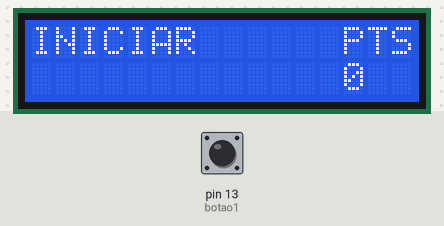
This sketch was run on a simulated Arduino Uno, built with avr-gcc and run on an emulated ATmega328P. On the bench: 16×2 character LCD. The inputs (shaded band) are chosen by the test bench; at power-on: pin 13 (botao1) HIGH. Random numbers use the default seed unless the sketch sets one.

Above: at 1.2 s.
1.3 s: pin 13 (botao1) pulled LOW for 3.2 s
At 3.4 s:
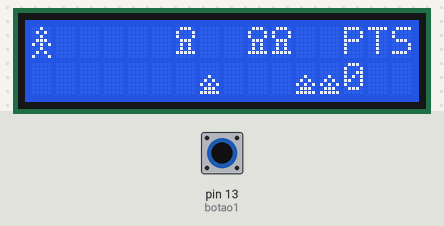
6.0 s: pin 13 (botao1) pulled LOW for 0.15 s
At 7.8 s:
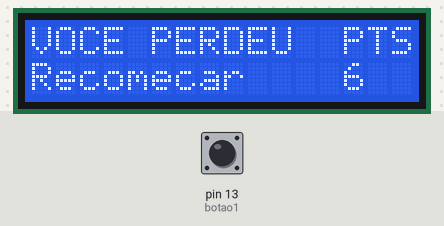
8.1 s: pin 13 (botao1) pulled LOW for 3.2 s
At 10.3 s:
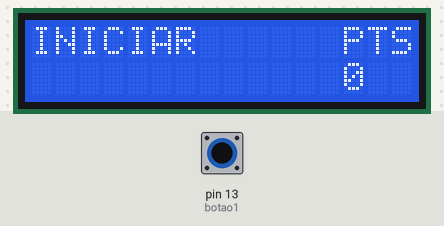
12.8 s: pin 13 (botao1) pulled LOW for 1 s
At 13.2 s:
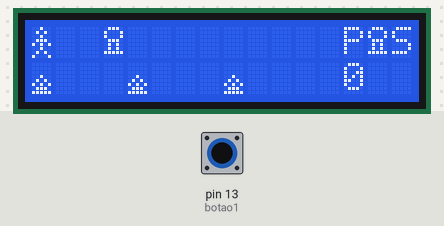
Timing chart, 0 to 15.8 s (numbered marks = the images above; inputs shaded):
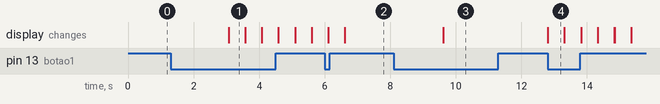

The sketch:

Display_Game.ino
```cpp
/*
LENGUAGES: PT-BR

OBJETIVO
  Fazer um jogo semelhante aos jogos de plataforma, onde o jogador irá controlar um personagem
  e deverá desviar dos obstáculos do cenário


PASSO A PASSO
  - Design dos objetos do cenário (criar a imagem do boneco, do balão e do fogo)
  - Gerar o cenário
  - Movimentação do cenário
  - Movimentação do personagem
  - Sistema de pontuação
  - Sistema de colisão
  - Sistema de reinício do jogo

  */

// Biblioteca do LCD 16x2
#include <LiquidCrystal.h>

// pinos do LCD 16x2
LiquidCrystal lcd(12, 11, 7, 6, 5, 4);

//Funções
void pontuacao(void);
void colisao(void);
void iniciar(void);


// Oo 8 arrays que irão formar o design do cenário
byte boneco_def[8] =
{
  B00100,
  B01010,
  B00100,
  B01110,
  B10101,
  B00100,
  B01010,
  B10001
};

byte fogo_def[8] =
{
  B00000,
  B00000,
  B00000,
  B00100,
  B01010,
  B10101,
  B01110,
  B11111
};

byte balao_def[8] =
{
  B01110,
  B10001,
  B10001,
  B01110,
  B01010,
  B01010,
  B11111,
  B00000
};

//Variáveis

int botao1 = 13;
int posicao_balao = 9;
int posicao_balao2 = 10;
int posicao_balao3 = 6;
int posicao_fogo = 12;
int posicao_fogo2 = 11;
int posicao_fogo3 = 7;
int posicao_boneco = 1;
int contador = 0;
int pontos = 0;
int random1;
int flag1 = 0;
int flag2 = 0;
int flag3 = 0;


void setup()
{
  // associando os objetos crriados à numeros
  lcd.createChar(1,boneco_def);
  lcd.createChar(2,fogo_def);
  lcd.createChar(3, balao_def);

  //botao
  pinMode(botao1, INPUT_PULLUP);

  // inicialização do LCD
  lcd.begin(0, 2);

  //preparação da função random
  randomSeed(analogRead(0));
}
void loop(){


  //LÓGICA DA MOVIMENTAÇÃO DO CENÁRIO E DO PERSONAGEM
  iniciar();

  //Movimentação do boneco
  if(digitalRead(botao1) == LOW) posicao_boneco = 0;
  else{posicao_boneco = 1;}

  //Movimentação do cenário
  lcd.clear();
  pontuacao();
  lcd.setCursor(0,posicao_boneco);
  lcd.write(1);
  if(posicao_fogo >= 0){
  lcd.setCursor(posicao_fogo,1);
  lcd.write(2);
  }
  if(posicao_fogo2 >= 0){
  lcd.setCursor(posicao_fogo2,1);
  lcd.write(2);
  }
  if(posicao_fogo3 >= 0){
  lcd.setCursor(posicao_fogo3,1);
  lcd.write(2);
  }
  if(posicao_balao >= 0){
  lcd.setCursor(posicao_balao,0);
  lcd.write(3);
  }
  if(posicao_balao2 >= 0){
  lcd.setCursor(posicao_balao2,0);
  lcd.write(3);
  }
  if(posicao_balao3 >= 0){
  lcd.setCursor(posicao_balao3,0);
  lcd.write(3);
  }
  delay(500); // velocidade do jogo

  //sistema de colisão
  colisao();

  // Comtinuação da movimentação do cenário - reposicionamento do cenario quando eles chegam ao fim

  posicao_balao--;
  if(posicao_balao < 0){

    lcd.clear();
    if(random(5) == 0) posicao_balao = 12; flag1 = 1;

  }
  posicao_balao2--;
  if(posicao_balao2 < 0){

    lcd.clear();
    if(random(5) == 0) posicao_balao2 = 12; flag1 = 1;

  }
  posicao_balao3--;
  if(posicao_balao3 < 0){

    lcd.clear();
    if(random(5) == 0) posicao_balao3 = 12; flag1 = 1;

  }
  posicao_fogo--;
  if(posicao_fogo < 0){
    lcd.clear();
    if(random(5) == 0 && flag1 == 0) posicao_fogo = 12;
  }
  posicao_fogo2--;
  if(posicao_fogo2 < 0){
    lcd.clear();
    if(random(5) == 0 && flag1 == 0) posicao_fogo2 = 12;
  }
  posicao_fogo3--;
  if(posicao_fogo3 < 0){
    lcd.clear();
    if(random(5) == 0 && flag1 == 0) posicao_fogo3 = 12;
  }

  pontos++;
  flag1 = 0;


}

void pontuacao(void){

  //SISTEMA DE PONTUACAO

    lcd.setCursor(13,0);
    lcd.print("PTS");
    lcd.setCursor(13,1);
    lcd.print(pontos);
}

void colisao(void){

    //LÓGGICA DO SITEMA DE COLISÃO

    if((posicao_boneco == 1 && posicao_fogo == 0) || (posicao_boneco == 0 && posicao_balao == 0)) flag2 = 1;
    if((posicao_boneco == 1 && posicao_fogo2 == 0) || (posicao_boneco == 0 && posicao_balao2 == 0)) flag2 = 1;
    if((posicao_boneco == 1 && posicao_fogo3 == 0) || (posicao_boneco == 0 && posicao_balao3 == 0)) flag2 = 1;
    if(flag2 == 1){
        flag2 = 0;
        flag3 = 0; // flag da funcao de inicio
        lcd.clear();
        lcd.setCursor(0,0);
        lcd.print("VOCE PERDEU");
        lcd.setCursor(0,1);
        lcd.print("Recomecar");
        pontuacao();
        delay(3000);
        while(digitalRead(botao1) == HIGH);
        posicao_balao = 15;
        posicao_fogo = 9;
        posicao_boneco = 1;
        pontos = -1;
    }
}


void iniciar(void){
        if(flag3 == 0){
            flag3 = 1;
            lcd.clear();
            lcd.setCursor(0,0);
            lcd.print("INICIAR");
            pontuacao();
            delay(3000);
            while(digitalRead(botao1) == HIGH);
        }
}
```

Measured:
- after the input at 1.3 s, the display: changes after 1.8 s (image 1)
- after the input at 8.1 s, the display: first changes after 1.5 s (image 3 shows a later state)
- after the input at 12.8 s, the display: changes at once (image 4)
- what the display in image 1 shows lasts 0.5 s, from 3.1 s to 3.6 s
